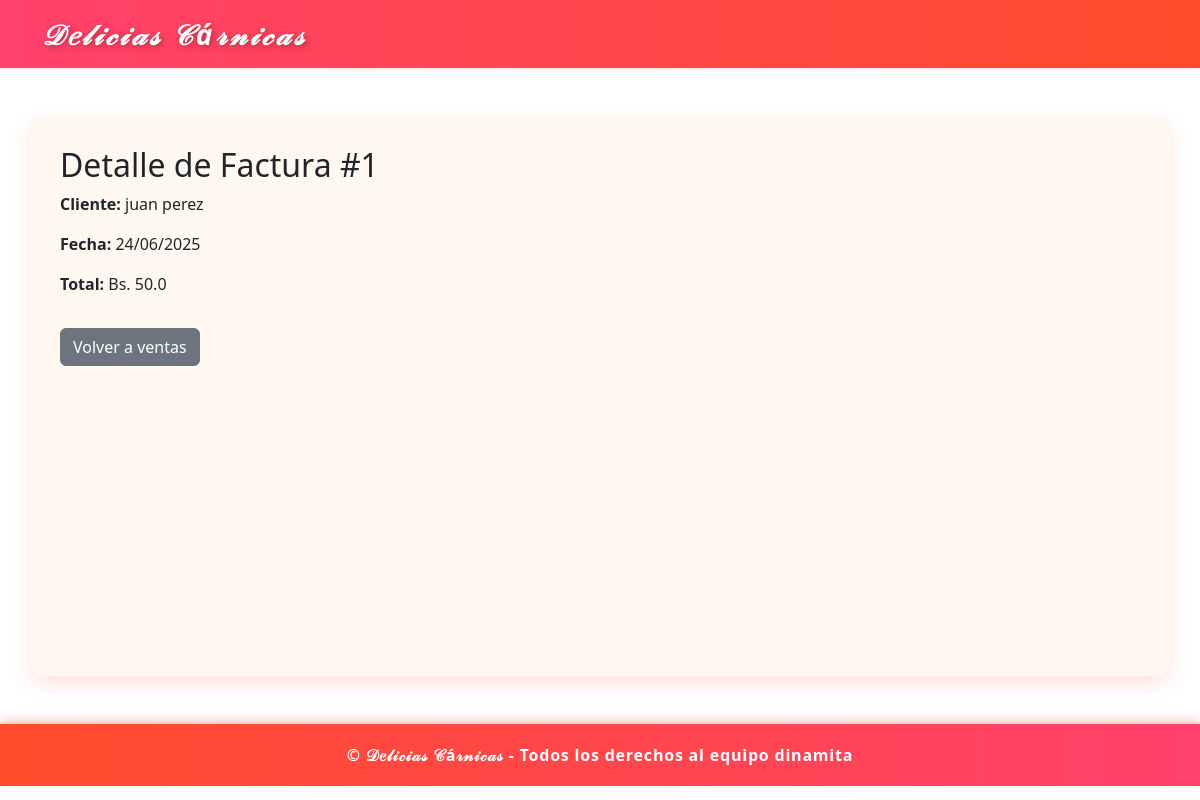
The page /admin/ventas/1/factura (signed in) on the database its author committed.
### models/factura_model.py (models this page shows)
class Factura(db.Model):
    __tablename__ = 'facturas'
    id = db.Column(db.Integer, primary_key=True)
    cliente_id = db.Column(db.Integer, db.ForeignKey('clientes.id'), nullable=False)
    venta_id = db.Column(db.Integer, db.ForeignKey('venta.id'), nullable=False)  # 🔹 AGREGA ESTA LÍNEA
    fecha = db.Column(db.DateTime, default=datetime.utcnow)
    total = db.Column(db.Float, nullable=False)
    cliente = db.relationship('Cliente', backref='facturas')
    venta = db.relationship('Venta', backref='facturas')
    detalles = db.relationship('DetalleFactura', backref='factura', cascade="all, delete-orphan")

### models/cliente_model.py (models this page shows)
class Cliente(db.Model):
    __tablename__ = 'clientes'
    id = db.Column(db.Integer, primary_key=True)
    nombre = db.Column(db.String(100), nullable=False)
    telefono = db.Column(db.String(20))
    email = db.Column(db.String(100), unique=True, nullable=False)
    password = db.Column(db.String(200), nullable=False)
    direccion = db.Column(db.Text, nullable=False)
    usuario_id = db.Column(db.Integer, db.ForeignKey('usuarios.id'), unique=True)
    usuario = db.relationship('Usuario', back_populates='cliente')

### controllers/admin_controller.py (the view)
@admin_bp.route('/ventas/<int:id>/factura', endpoint='ver_factura')
@login_required
def ver_factura(id):
    factura = Factura.query.filter_by(venta_id=id).first_or_404()
    return render_template('admin/ver_factura.html', factura=factura)

### run.py (called while the page is built)
def create_app():
    app = Flask(__name__)
    app.config.from_object(Config)
    init_app(app)
    login_manager = LoginManager()
    login_manager.init_app(app)
    login_manager.login_view = 'auth.login'
    @login_manager.user_loader
    def load_user(user_id):
        return Usuario.query.get(int(user_id))
    app.register_blueprint(auth_bp, url_prefix='/auth')
    app.register_blueprint(admin_bp, url_prefix='/admin')
    app.register_blueprint(cliente_bp, url_prefix='/cliente')
    @app.route('/')
    def index():
        return render_template('index.html')
    return app

### templates/admin/ver_factura.html
{% extends 'admin/base_admin.html' %}
{% block content %}
<h2>Detalle de Factura #{{ factura.id }}</h2>
<p><strong>Cliente:</strong> {{ factura.cliente.nombre }}</p>
<p><strong>Fecha:</strong> {{ factura.fecha.strftime('%d/%m/%Y') }}</p>
<p><strong>Total:</strong> Bs. {{ factura.total }}</p>
<a href="{{ url_for('admin.ventas') }}" class="btn btn-secondary mt-3">Volver a ventas</a>
{% endblock %}

### rows shown on the page
Factura: id "1", fecha "24/06/2025", total "50.0"
Cliente: cliente.nombre "juan perez"
